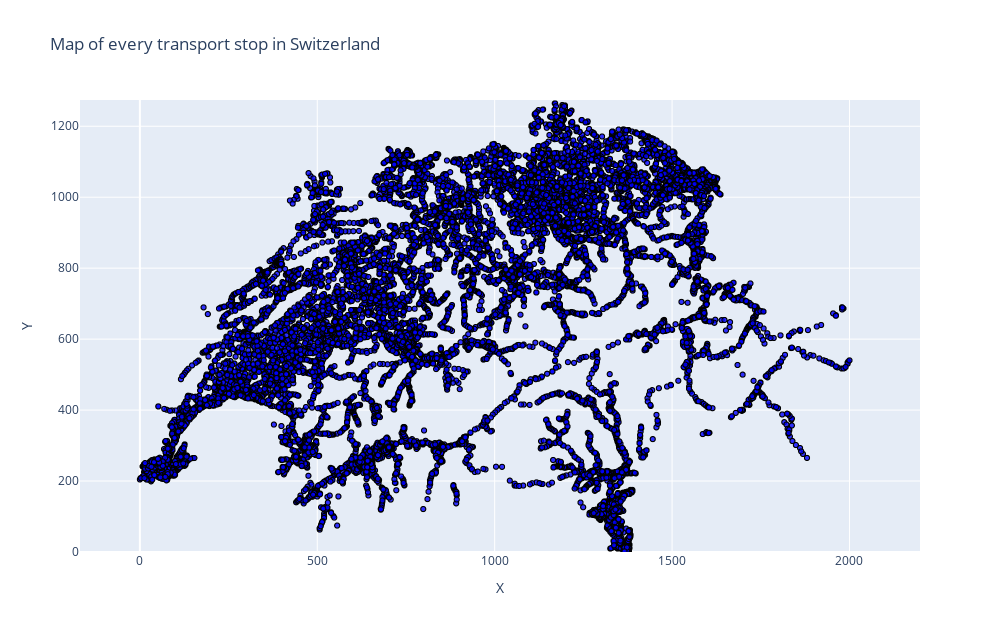

Notebook code cell kept with this figure:
### Code cell
heatmap.show_map()

### Figure 1 — Plotly figure (JSON) as saved in the notebook; plotly's stock layout.template omitted (floating-point values rounded to 4 significant figures; data arrays with more than 128 entries replaced by an {"elided": "..."} marker saying what was removed)
{"data": [{"hoverinfo": "text", "marker": {"color": "rgba(0, 0, 255, 0.8)", "line": {"color": "black", "width": 1}, "size": 5}, "mode": "markers", "text": {"elided": "20012 str values"}, "type": "scattergl", "x": {"elided": "20012 float values"}, "y": {"elided": "20012 float values"}}], "layout": {"autosize": false, "height": 632, "hovermode": "closest", "title": {"text": "Map of every transport stop in Switzerland"}, "width": 1000, "xaxis": {"range": [-20, 2050], "scaleanchor": "y", "scaleratio": 1, "title": {"text": "X"}}, "yaxis": {"range": [0, 1274], "scaleanchor": "x", "scaleratio": 1, "title": {"text": "Y"}}}}
